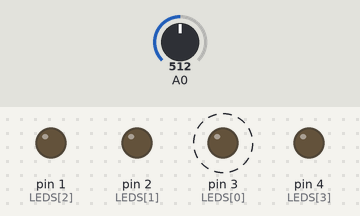
A sketch run on a simulated Arduino Uno, built with avr-gcc and run on an emulated ATmega328P. On the bench: output pins drawn as LEDs (lit = HIGH). Dashed ring = blinking. Inputs (shaded band) come from the test bench; at power-on: A0 = 512. Random numbers use the default seed unless the sketch sets one.

Above: at 2.9 s.
3.0 s: A0 set to 889
4.5 s: A0 set to 919
At 4.65 s:
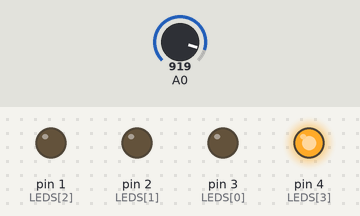
At 5.4 s:
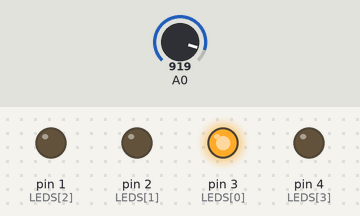
7.5 s: A0 set to 985
At 8.5 s:
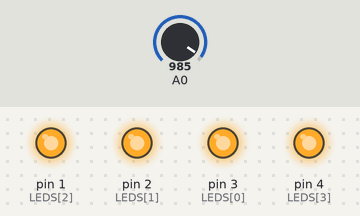
Timing chart, 0 to 16.5 s (numbered marks = the images above; inputs shaded):
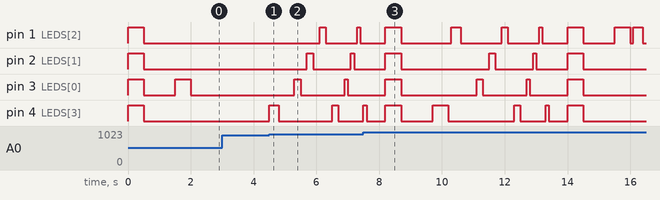

Measured:
- the behaviour switches between 900 and 901 on A0 (found by bisection; images 0 and 1)
- after the input at 3.0 s, every drawn part: stays the same
- after the input at 4.5 s, pin 1 (LEDS[2]): LOW → HIGH after 1.6 s, → LOW 0.20 s later, → HIGH 1.0 s later, → LOW 0.10 s later; pin 2 (LEDS[1]): LOW → HIGH after 1.2 s, → LOW 0.20 s later, → HIGH 1.2 s later, → LOW 0.10 s later
- by itself, pin 3 (LEDS[0]): alternates HIGH for 0.50 s and LOW for 1.0 s

The sketch:

genius.ino
```cpp
int SEQUENCIA[100] = {};
int RODADA_ATUAL = 0;
int VALOR_BOTAO = 0;
int PASSO_ATUAL_SEQUENCIA = 0;
int BOTAO_PRESSIONADO = 0;
int GAME_OVER = false;
int LEDS[4] = {3, 2, 1, 4};


void setup()
{
  randomSeed(analogRead(0));

    for (int i = 0; i <= 3; i++){
        pinMode(LEDS[i], OUTPUT);
        }
}

void loop()
{

  if(GAME_OVER){
      gameOver();
  }
  if(RODADA_ATUAL == 0){
  inicio();
  delay(500);
  }

  proximaRodada();
  reproduzirSequencia();
  aguardarJogador();

}

void inicio() {
  for (int i = 0; i < 4; i++) {
  digitalWrite(LEDS[i], HIGH);
  }
  delay(500);

  for (int i = 0; i < 4; i++) {
  digitalWrite(LEDS[i], LOW);
  }
  delay(500);
}

int valorBotao(int valor){
    if (valor >1010 && valor <1024)
    return 3;
    if (valor >999 && valor <1011)
    return 2;
    if (valor >975 && valor <1000)
    return 1;
    if (valor >900 && valor <976)
    return 4;
}

void gameOver(){
      SEQUENCIA[100] = {};
      RODADA_ATUAL = 0;
      VALOR_BOTAO = 0;
      PASSO_ATUAL_SEQUENCIA = 0;
      GAME_OVER = false;
}

void proximaRodada() {
  int RNG = random(0, 4);
  SEQUENCIA[RODADA_ATUAL++] = RNG;
}

void reproduzirSequencia() {
  for (int i = 0; i < RODADA_ATUAL; i++) {
    digitalWrite(LEDS[SEQUENCIA[i]], HIGH);
    delay(500);

    digitalWrite(LEDS[SEQUENCIA[i]], LOW);
    delay(100);
  }
}

void aguardarJogador() {

  for (int i = 0; i < RODADA_ATUAL; i++) {
    aguardarJogada();
    verificarJogada();

    if (GAME_OVER) {
      break;
    }

    PASSO_ATUAL_SEQUENCIA++;
  }

  PASSO_ATUAL_SEQUENCIA = 0;
}

void aguardarJogada() {
  boolean JOGADA_EFETUADA = false;

while(!JOGADA_EFETUADA){
      if (valorBotao(analogRead(A0)) == 3) {
        BOTAO_PRESSIONADO = 0;

        digitalWrite(LEDS[0], HIGH);
        delay(300);
        digitalWrite(LEDS[0], LOW);

        JOGADA_EFETUADA = true;
        delay(500);
      }
      if (valorBotao(analogRead(A0)) == 2) {
        BOTAO_PRESSIONADO = 1;

        digitalWrite(LEDS[1], HIGH);
        delay(300);
        digitalWrite(LEDS[1], LOW);

        JOGADA_EFETUADA = true;
        delay(500);
      }
      if (valorBotao(analogRead(A0)) == 1) {
        BOTAO_PRESSIONADO = 2;

        digitalWrite(LEDS[2], HIGH);
        delay(300);
        digitalWrite(LEDS[2], LOW);

        JOGADA_EFETUADA = true;
        delay(500);
      }
      if (valorBotao(analogRead(A0)) == 4) {
        BOTAO_PRESSIONADO = 3;

        digitalWrite(LEDS[3], HIGH);
        delay(300);
        digitalWrite(LEDS[3], LOW);

        JOGADA_EFETUADA = true;
        delay(500);
      }
      }
}

void verificarJogada() {
  if (SEQUENCIA[PASSO_ATUAL_SEQUENCIA] !=BOTAO_PRESSIONADO) {

    for (int i = 0; i < 4; i++) {
      digitalWrite(LEDS[i], HIGH);
      delay(200);
      digitalWrite(LEDS[i], LOW);
      delay(200);
    }

    for (int i = 0; i <= 3; i++) {
      digitalWrite(LEDS[i], HIGH);
      delay(100);
      digitalWrite(LEDS[i], LOW);
      delay(100);
    }

    GAME_OVER = true;
    delay(500);
  } else {
      delay(1000);
  }
}
```
